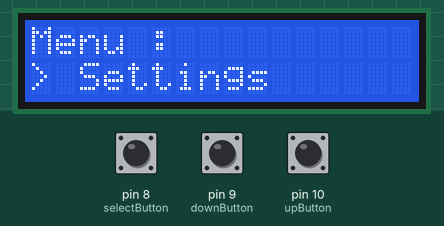
Bench run of a sketch on a simulated Arduino Uno, built with avr-gcc and run on an emulated ATmega328P. Parts: 16×2 character LCD. The test bench sets the inputs (shaded band); at power-on: pin 8 (selectButton) LOW, pin 9 (downButton) LOW, pin 10 (upButton) LOW.

Above: at 2.2 s.
2.3 s: pin 8 (selectButton) pulled HIGH for 0.15 s
At 2.8 s:
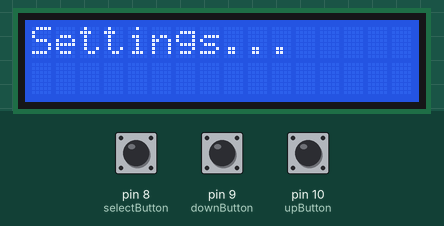
4.8 s: pin 9 (downButton) pulled HIGH for 0.15 s
At 5.9 s:
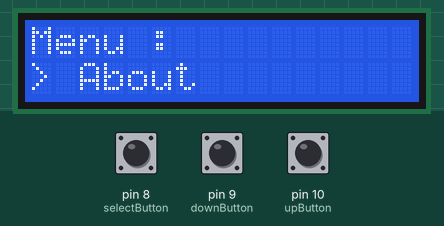
6.4 s: pin 8 (selectButton) pulled HIGH for 1 s
At 7.1 s:
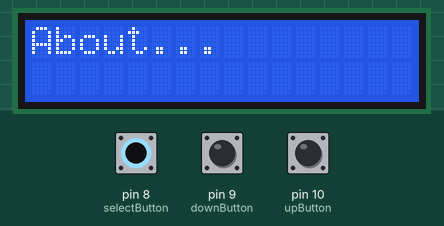
8.9 s: pin 9 (downButton) pulled HIGH for 1 s
At 10.3 s:
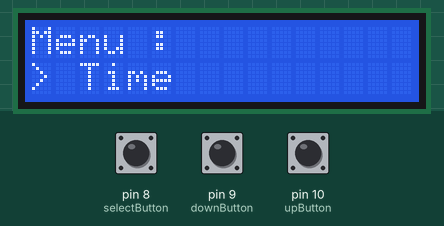
11.4 s: pin 8 (selectButton) pulled HIGH for 0.15 s
At 12.1 s:
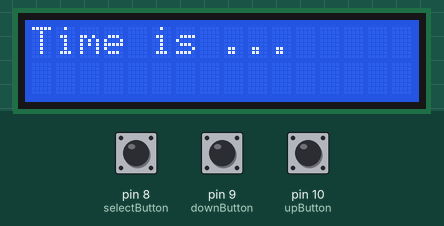
13.9 s: pin 9 (downButton) pulled HIGH for 0.15 s
At 15.3 s:
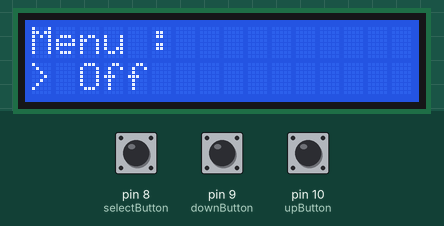
Timing chart, 0 to 16.5 s (numbered marks = the images above; inputs shaded):
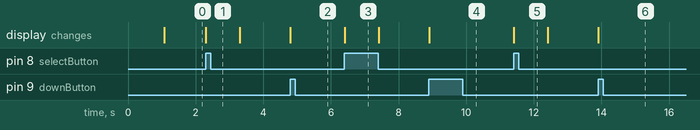

The sketch:

butonLCDMenu.ino
```cpp
#include <LiquidCrystal.h>
//#include <LiquidCrystal_I2C.h>

//RS, E, D4, D5, D6, D7
LiquidCrystal lcd(12, 11, 5, 4, 3 ,2);

/*
* LCD I2C ile (Adres[ya hexadecimal  ya da 0x27 gibi adres, satir sayisi, sutun sayisi])
*LiquidCrystal_I2C lcd(39, 16, 2);
*/

int upButton = 10; //menude yukari gitme
int downButton = 9; //menude asagi gitme
int selectButton = 8; //menudeki oldugu bolumdeki secenegi secme
const int menuCountItem = 4; //Ayarlar, Hakkinda, Saat, Cikis seklinde 4 tanedir

String menuItems[menuCountItem] = {
  "Settings",
  "About",
  "Time",
  "Off"
};
int menuIndex = 0; //Menudeki seceneklerin belirlendigi indextir.

bool buttonPressed = false; //Sure bitmeden tekrar cagrilmasini(debouncing) olayi icin

void setup() {
  lcd.begin(16, 2);
  /*
  *lcd.init();
  *lcd.backlight();
  */
  pinMode(upButton, INPUT);
  pinMode(downButton, INPUT);
  pinMode(selectButton, INPUT);

  lcd.setCursor(0, 0);
  lcd.print("Menu basliyor...");
  delay(1000);
  lcd.clear();

  showMenu();
}

void loop() {
  //Yukari butonu
  if(digitalRead(upButton) == HIGH && !buttonPressed){
    menuIndex = (menuIndex - 1 + menuCountItem) % menuCountItem; // 0-3-2-1 seklinde gider
    showMenu();
    buttonPressed = true; //Basildigini goster
  }
  //Asagi butonu
  if(digitalRead(downButton) == HIGH && !buttonPressed){
    menuIndex = (menuIndex + 1) % menuCountItem; //0-1-2-3 seklinde gider
    showMenu();
    buttonPressed = true; //Basildigini goster
  }
  //Secim butonu
  if(digitalRead(selectButton) == HIGH && !buttonPressed){
    lcd.clear(); //Temizle
    switch(menuIndex){ //Secime gore secimlerin icine gir.
      case 0:
        lcd.print("Settings...");
        break;
      case 1:
        lcd.print("About...");
        break;
      case 2:
        lcd.print("Time is ...");
        break;
      case 3:
        lcd.print("Exit...");
        break;
      default:
        lcd.print("Wrong Selection");
    }

    delay(1000); //Secim ekranini 1 s goster
    showMenu(); //Ana menuye don
    buttonPressed = true;

  }
  //Eger hicbirine basilmadiysa tekrardan secim yapabilir kullanici
  if(digitalRead(upButton) == LOW && digitalRead(downButton) == LOW && digitalRead(selectButton) == LOW){
    buttonPressed = false;
  }
}

void showMenu(){
  lcd.clear(); //Temizle
  lcd.setCursor(0, 0); //En bastan basla
  lcd.print("Menu : "); //"Menu : "yaz
  lcd.setCursor(0 ,1); //Alta gec
  lcd.print("> "); //Secenekleri goster
  lcd.print(menuItems[menuIndex]);
}
```

Measured:
- after the input at 2.3 s, the display: changes at once (image 1)
- after the input at 4.8 s, the display: changes at once (image 2)
- after the input at 6.4 s, the display: changes at once (image 3)
- after the input at 8.9 s, the display: changes at once (image 4)
- after the input at 11.4 s, the display: changes at once (image 5)
- after the input at 13.9 s, the display: changes at once (image 6)
